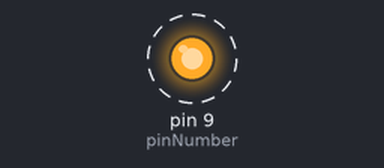
This sketch was run on a simulated Arduino Uno, built with avr-gcc and run on an emulated ATmega328P. Shown: output pins drawn as LEDs (lit = HIGH). Dashed ring = blinking.

Above: at 0.5 s.
Timing chart, 0 to 4.6 s (numbered marks = the images above):
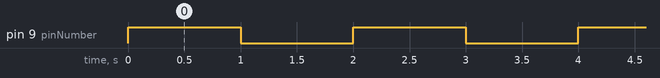

The sketch:

pop_up2.ino
```cpp
int pinNumber=9;

void setup() {
  // put your setup code here, to run once:
  pinMode(pinNumber, OUTPUT);
}

void loop() {
  // put your main code here, to run repeatedly:

  digitalWrite(pinNumber, HIGH);
  delay(1000);
  digitalWrite(pinNumber, LOW);
  delay(1000);

}
```

Measured:
- by itself, pin 9 (pinNumber): alternates HIGH for 1.0 s and LOW for 1.0 s
